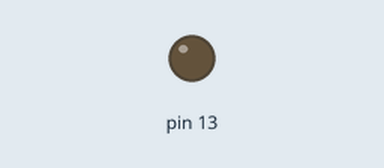
Simulated run of this sketch. Board: Arduino Uno, built with avr-gcc and run on an emulated ATmega328P. On the bench: output pins drawn as LEDs (lit = HIGH).

Above: at 6.4 s.
At 19.2 s:
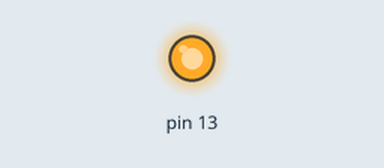
Timing chart, 0 to 33.3 s (numbered marks = the images above):
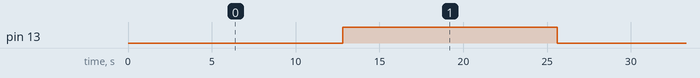

The sketch:

faddingled.ino
```cpp
#define LED 13
void setup() {
  // put your setup code here, to run once:
pinMode(13,OUTPUT);
}

void loop() {
  // put your main code here, to run repeatedly:
int i;
for(i=0;i<=255;i++)
{
  analogWrite(13,i);
  delay(100);
}
for(i=0;i>=255;i--)
{
  analogWrite(13,i);
  delay(100);
}

}
```

Measured:
- by itself, pin 13: alternates HIGH for 12.8 s and LOW for 12.8 s
